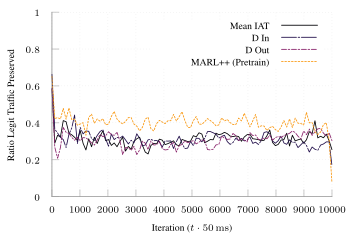

Write the gnuplot code that produced this figure.
set terminal tikz standalone color size 9cm,6cm font '\scriptsize' preamble '\usepackage{microtype} \usepackage{times} \usepackage[T1]{fontenc} \usepackage{siunitx}\sisetup{detect-all}'
set output "tcp-combo-channel-features-4.tex"

load "inferno.pal"

set style line 102 lc rgb '#a0a0a0' lt 1 lw 1
set border ls 102
set colorbox border 102
set key textcolor rgb "black"
set tics textcolor rgb "black"
set label textcolor rgb "black"

set border 3
set grid x y
set xtics nomirror
set ytics nomirror

#set key autotitle columnhead
set datafile separator ","

set xlabel "Iteration ($t \\cdot{} \\SI{50}{\\milli\\second}$)"
set ylabel "Ratio Legit Traffic Preserved"

set yrange [0.0:1.0]
set key inside top right

plot '../results/tcp-combo-channel-prep-f5-4-avg.csv' u 1:3 w lines smooth sbezier title "Mean IAT" dt 1, \
     '../results/tcp-combo-channel-prep-f7-4-avg.csv' u 1:3 w lines smooth sbezier title "D In" dt (18,2,2,2), \
     '../results/tcp-combo-channel-prep-f6-4-avg.csv' u 1:3 w lines smooth sbezier title "D Out" ls 4  dt (6,2,2,2), \
     '../results/tcp-combo-channel-4-avg.csv' u 1:3 w lines smooth sbezier title "MARL++ (Pretrain)" ls 7 dt (2,2), \
